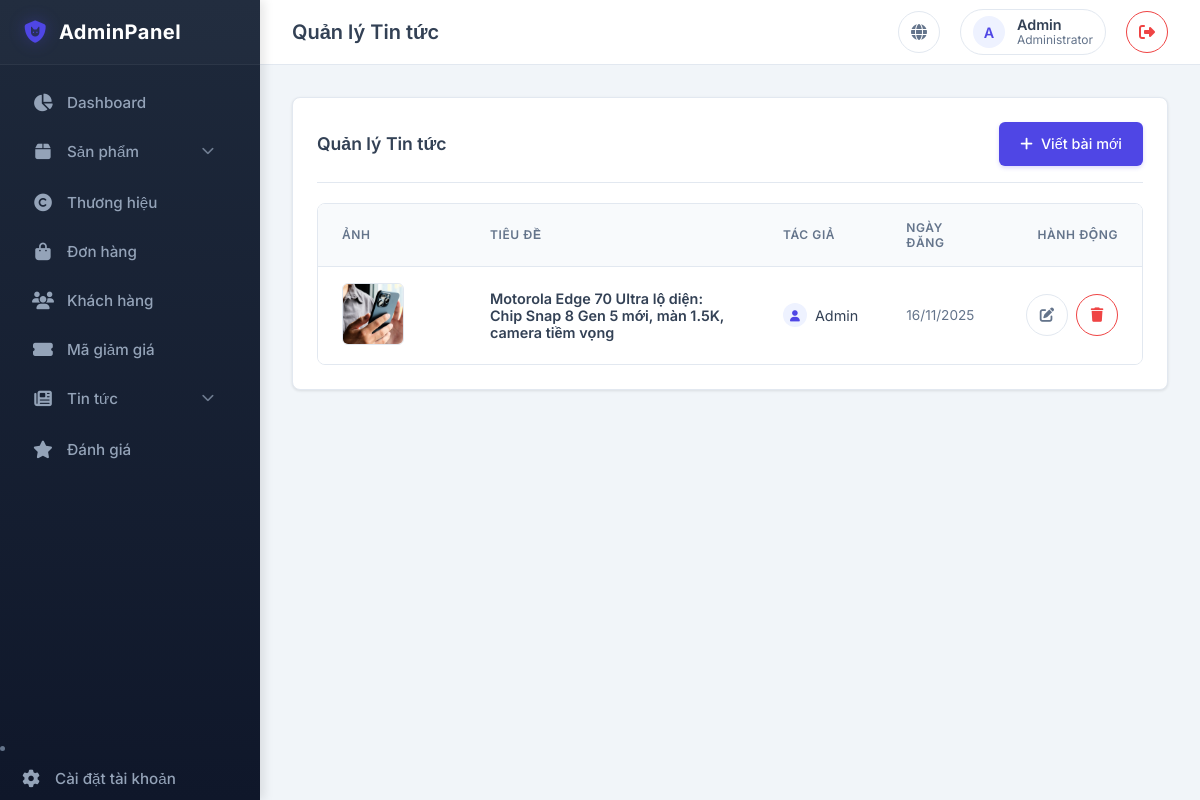
Page /public/admin/posts (signed in) on the earlier database version.
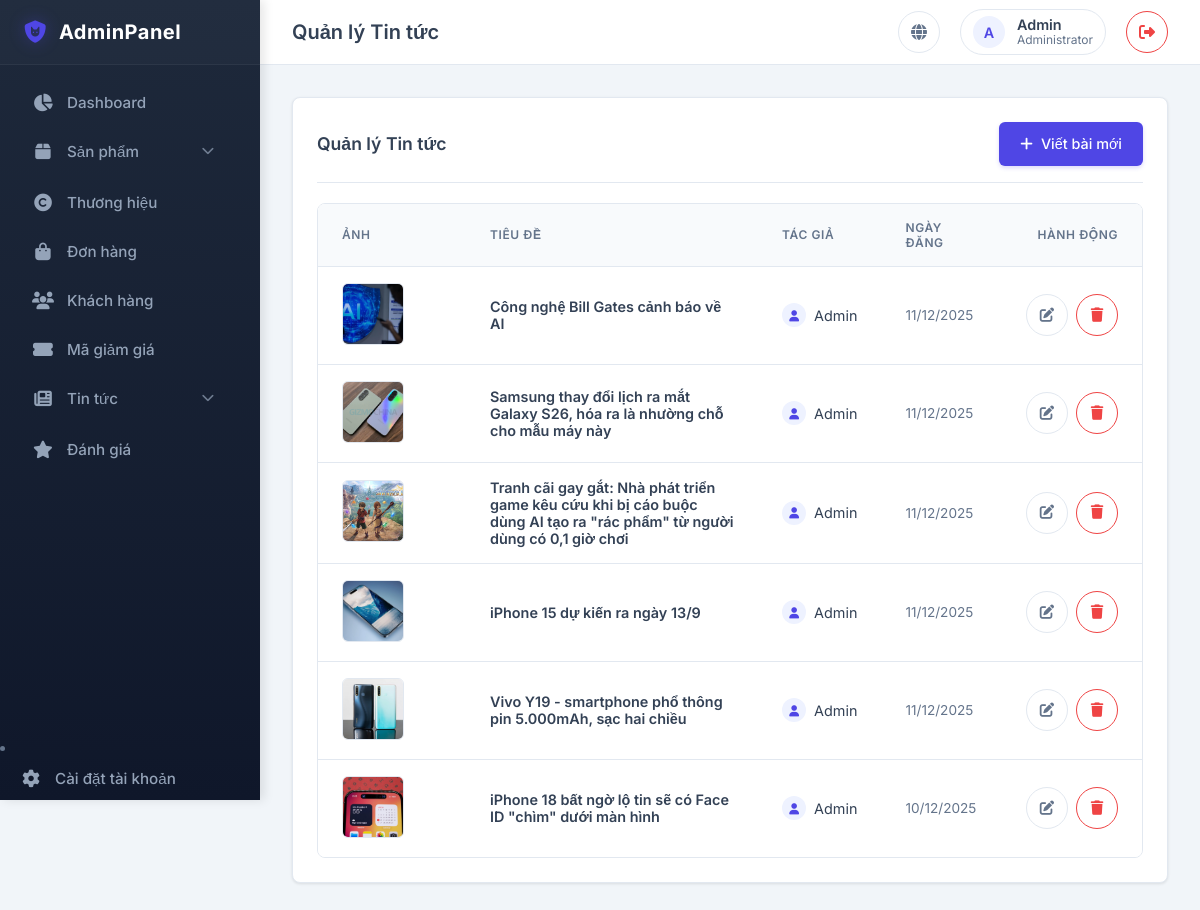
Same page on the later database version.
### tables this page shows
CREATE TABLE `posts` (
  `id` int(11) NOT NULL,
  `user_id` int(11) NOT NULL,
  `category_id` int(11) DEFAULT NULL,
  `title` varchar(255) NOT NULL,
  `content` text NOT NULL,
  `image` varchar(255) DEFAULT NULL,
  `slug` varchar(255) NOT NULL,
  `views` int(11) DEFAULT 0,
  `created_at` timestamp NOT NULL DEFAULT current_timestamp()
);

CREATE TABLE `users` (
  `id` int(11) NOT NULL,
  `full_name` varchar(100) NOT NULL,
  `email` varchar(100) NOT NULL,
  `password` varchar(255) NOT NULL,
  `phone` varchar(20) DEFAULT NULL,
  `address` text DEFAULT NULL,
  `is_admin` tinyint(1) NOT NULL DEFAULT 0,
  `created_at` timestamp NOT NULL DEFAULT current_timestamp(),
  `reset_token` varchar(255) DEFAULT NULL,
  `reset_token_expiry` datetime DEFAULT NULL,
  `remember_token` varchar(64) DEFAULT NULL
);

### app/core/App.php (called while the page is built, shortened)
<?php
class App
{
    protected $method = 'index';
    public function __construct()
    {
        $url = $this->parseUrl();
        if (isset($url[0])) {
            if (file_exists('../app/Controllers/' . ucfirst($url[0]) . 'Controller.php')) {
                unset($url[0]);
            } else {
                require_once '../app/Controllers/ErrorsController.php';
                $this->controller = 'ErrorsController';
            }
        }
        $this->controller = new $this->controller;
        if (isset($url[1])) {
            if (method_exists($this->controller, $url[1])) {
                $this->method = $url[1];
                unset($url[1]);
            }
        }
        $this->params = $url ? array_values($url) : [];
        call_user_func_array([$this->controller, $this->method], $this->params);
    }
    public function parseUrl()
    {
        if (isset($_GET['url'])) {
            $url = rtrim($_GET['url'], '/');
            $url = filter_var($url, FILTER_SANITIZE_URL);
            $url = explode('/', $url);
            return $url;
        }
        return [];
    }
}

### public/index.php (called while the page is built, shortened)
<?php
$app = new App();

### app/core/Database.php (called while the page is built, shortened)
<?php
class Database
{
    private $host = DB_HOST;
    private $user = DB_USER;
    private $pass = DB_PASS;
    private $dbname = DB_NAME;
    public $dbh;
    private $stmt;
    public function __construct()
    {
        $dsn = 'mysql:host=' . $this->host . ';dbname=' . $this->dbname;
        $options = [
            PDO::ATTR_PERSISTENT => true,
            PDO::ATTR_ERRMODE => PDO::ERRMODE_EXCEPTION,
            PDO::ATTR_DEFAULT_FETCH_MODE => PDO::FETCH_ASSOC,
            PDO::MYSQL_ATTR_INIT_COMMAND => 'SET NAMES utf8'
        ];
        try {
            $this->dbh = new PDO($dsn, $this->user, $this->pass, $options);
        } catch (PDOException $e) {
            $this->error = $e->getMessage();
            echo $this->error;
        }
    }
    public function query($sql)
    {
        $this->stmt = $this->dbh->prepare($sql);
    }
    public function execute()
    {
        return $this->stmt->execute();
    }
    public function resultSet()
    {
        $this->execute();
        return $this->stmt->fetchAll();
    }
}

### app/Models/PostModel.php (called while the page is built, shortened)
<?php
class PostModel
{
    private $db;
    public function __construct()
    {
        $this->db = new Database;
    }
    public function getAllPosts()
    {
        $this->db->query('SELECT posts.*, users.full_name as author_name, post_categories.name as category_name
                         FROM posts
                         JOIN users ON posts.user_id = users.id
                         LEFT JOIN post_categories ON posts.category_id = post_categories.id
                         ORDER BY posts.created_at DESC');
        return $this->db->resultSet();
    }
}

### app/core/Controller.php (called while the page is built, shortened)
<?php
class Controller
{
    public function model($model)
    {
        if (file_exists('../app/Models/' . $model . '.php')) {
            return new $model();
        }
        return null;
    }
}

### app/Views/admin/posts/index.php (the view)
<div class="card">
    <div class="card-header">
        <h3 class="card-title"><?php echo $data['title']; ?></h3>
        <a href="<?php echo URLROOT; ?>/admin/addPost" class="btn btn-primary">
            <i class="fas fa-plus"></i> Viết bài mới
        </a>
    </div>
    <div class="table-container">
        <table>
            <thead>
                <tr>
                    <th style="width: 100px;">Ảnh</th>
                    <th>Tiêu đề</th>
                    <th>Tác giả</th>
                    <th>Ngày đăng</th>
                    <th class="text-right">Hành động</th>
                </tr>
            </thead>
            <tbody>
                <?php foreach ($data['posts'] as $post) : ?>
                    <tr>
                        <td>
                            <img src="<?php echo URLROOT . '/uploads/' . htmlspecialchars($post['image']); ?>" alt="" style="width: 60px; height: 60px; object-fit: cover; border-radius: var(--radius-md); border: 1px solid var(--border-color);">
                        </td>
                        <td>
                            <div style="font-weight: 600; color: var(--text-main);"><?php echo htmlspecialchars($post['title']); ?></div>
                        </td>
                        <td>
                            <div style="display: flex; align-items: center; gap: 8px;">
                                <div style="width: 24px; height: 24px; background: var(--primary-light); color: var(--primary-color); border-radius: 50%; display: flex; align-items: center; justify-content: center; font-size: 0.7rem; font-weight: 600;">
                                    <i class="fas fa-user"></i>
                                </div>
                                <?php echo htmlspecialchars($post['author_name']); ?>
                            </div>
                        </td>
                        <td>
                            <div style="font-size: 0.85rem; color: var(--text-light);">
                                <?php echo date('d/m/Y', strtotime($post['created_at'])); ?>
                            </div>
                        </td>
                        <td class="text-right">
                            <div style="display: inline-flex; gap: 8px;">
                                <a href="<?php echo URLROOT; ?>/admin/editPost/<?php echo $post['id']; ?>" class="btn-icon" title="Sửa">
                                    <i class="fas fa-edit"></i>
                                </a>
                                <a href="<?php echo URLROOT; ?>/admin/deletePost/<?php echo $post['id']; ?>"
                                    class="btn-icon"
                                    title="Xóa"
                                    style="color: var(--danger-color); border-color: var(--danger-color);"
                                    onclick="return confirm('Bạn có chắc muốn xóa?');">
                                    <i class="fas fa-trash"></i>
                                </a>
                            </div>
                        </td>
                    </tr>
                <?php endforeach; ?>
            </tbody>
        </table>
    </div>
</div>

### app/Controllers/AdminController.php (shortened to what this page needs)
<?php
class AdminController extends Controller
{
    private $postModel;
    public function __construct()
    {
        $this->postModel = $this->model('PostModel');
    }
    public function posts()
    {
        $posts = $this->postModel->getAllPosts();
        $data = [
            'active_menu' => 'brands',
            'title' => 'Quản lý Tin tức',
            'posts' => $posts
        ];
        $this->view('admin/posts/index', $data);
    }
    public function view($view, $data = [])
    {
        if (file_exists('../app/Views/layouts/admin_header.php')) {
            require_once '../app/Views/layouts/admin_header.php';
        } else {
            die('Admin Header view does not exist');
        }
        if (file_exists('../app/Views/' . $view . '.php')) {
            require_once '../app/Views/' . $view . '.php';
        } else {
            die('Admin View does not exist');
        }
        if (file_exists('../app/Views/layouts/admin_footer.php')) {
            require_once '../app/Views/layouts/admin_footer.php';
        } else {
            die('Admin Footer view does not exist');
        }
    }
}

### app/Views/layouts/admin_header.php (shortened to what this page needs)
<!DOCTYPE html>
<html lang="vi">
<head>
    <link rel="stylesheet" href="https://cdnjs.cloudflare.com/ajax/libs/font-awesome/6.4.0/css/all.min.css">
    <link rel="stylesheet" href="<?php echo URLROOT; ?>/css/admin_style.css">
</head>
<body>
    <aside class="admin-sidebar">
        <div class="sidebar-header">
            <a href="<?php echo URLROOT; ?>/admin" class="sidebar-brand">
                <i class="fas fa-shield-cat"></i>
                <span>AdminPanel</span>
            </a>
        </div>
        <ul class="sidebar-menu">
            <li>
                <a href="<?php echo URLROOT; ?>/admin" class="menu-link <?php echo (!isset($data['active_menu']) || $data['active_menu'] == 'dashboard') ? 'active' : ''; ?>">
                    <i class="fas fa-chart-pie"></i>
                    <span>Dashboard</span>
                </a>
            </li>
            <li>
                <div class="menu-link" onclick="toggleSubmenu(this)">
                    <i class="fas fa-box"></i>
                    <span>Sản phẩm</span>
                    <i class="fas fa-chevron-down arrow"></i>
                </div>
            </li>
            <li><a href="<?php echo URLROOT; ?>/admin/brands" class="menu-link"><i class="fas fa-copyright"></i> <span>Thương hiệu</span></a></li>
            <li>
                <a href="<?php echo URLROOT; ?>/admin/orders" class="menu-link">
                    <i class="fas fa-shopping-bag"></i>
                    <span>Đơn hàng</span>
                </a>
            </li>
            <li>
                <a href="<?php echo URLROOT; ?>/admin/users" class="menu-link">
                    <i class="fas fa-users"></i>
                    <span>Khách hàng</span>
                </a>
            </li>
            <li>
                <a href="<?php echo URLROOT; ?>/admin/vouchers" class="menu-link">
                    <i class="fas fa-ticket-alt"></i>
                    <span>Mã giảm giá</span>
                </a>
            </li>
            <li>
                <div class="menu-link" onclick="toggleSubmenu(this)">
                    <i class="fas fa-newspaper"></i>
                    <span>Tin tức</span>
                    <i class="fas fa-chevron-down arrow"></i>
                </div>
            </li>
            <li>
                <a href="<?php echo URLROOT; ?>/admin/reviews" class="menu-link">
                    <i class="fas fa-star"></i>
                    <span>Đánh giá</span>
                </a>
            </li>
        </ul>
        <li>
            <a href="<?php echo URLROOT; ?>/admin/settings" class="menu-link <?php echo (isset($data['active_menu']) && $data['active_menu'] == 'settings') ? 'active' : ''; ?>">
                <i class="fas fa-cog"></i>
                <span>Cài đặt tài khoản</span>
            </a>
        </li>
    </aside>
    <div class="admin-main">
        <header class="admin-header">
            <div class="header-left">
                <h2><?php echo $data['title'] ?? 'Dashboard'; ?></h2>
            </div>
            <div class="header-right">
                <a href="<?php echo URLROOT; ?>/" target="_blank" class="btn-icon" title="Xem website">
                    <i class="fas fa-globe"></i>
                </a>
                <div class="user-profile">
                    <div class="user-avatar">
                        <?php echo isset($_SESSION['user_name']) ? strtoupper(substr($_SESSION['user_name'], 0, 1)) : 'A'; ?>
                    </div>
                    <div class="user-info">
                        <span class="user-name"><?php echo $_SESSION['user_name'] ?? 'Admin'; ?></span>
                        <span class="user-role">Administrator</span>
                    </div>
                </div>
                <a href="<?php echo URLROOT; ?>/user/logout" class="btn-icon" title="Đăng xuất" style="color: var(--danger-color); border-color: var(--danger-color);">
                    <i class="fas fa-sign-out-alt"></i>
                </a>
            </div>
        </header>
        <main class="admin-content">

### app/Views/layouts/admin_footer.php
</main>
</div>
</body>
</html>

Differences in the rows shown:
removed posts: image (picture), title "Motorola Edge 70 Ultra lộ diện: Chip Snap 8 Gen 5 mới, màn 1.5K, camera tiềm vọng", user.full_name "Admin", created_at "16/11/2025"
added posts: image (picture), title "Công nghệ Bill Gates cảnh báo về AI", user.full_name "Admin", created_at "11/12/2025"
added posts: image (picture), title "Samsung thay đổi lịch ra mắt Galaxy S26, hóa ra là nhường chỗ cho mẫu máy này", user.full_name "Admin", created_at "11/12/2025"
added posts: image (picture), title "Tranh cãi gay gắt: Nhà phát triển game kêu cứu khi bị cáo buộc dùng AI tạo ra \"rác phẩm\" từ người dùng có 0,1 giờ chơi", user.full_name "Admin", created_at "11/12/2025"
added posts: image (picture), title "iPhone 15 dự kiến ra ngày 13/9", user.full_name "Admin", created_at "11/12/2025"
added posts: image (picture), title "Vivo Y19 - smartphone phổ thông pin 5.000mAh, sạc hai chiều", user.full_name "Admin", created_at "11/12/2025"
added posts: image (picture), title "iPhone 18 bất ngờ lộ tin sẽ có Face ID \"chìm\" dưới màn hình", user.full_name "Admin", created_at "10/12/2025"
